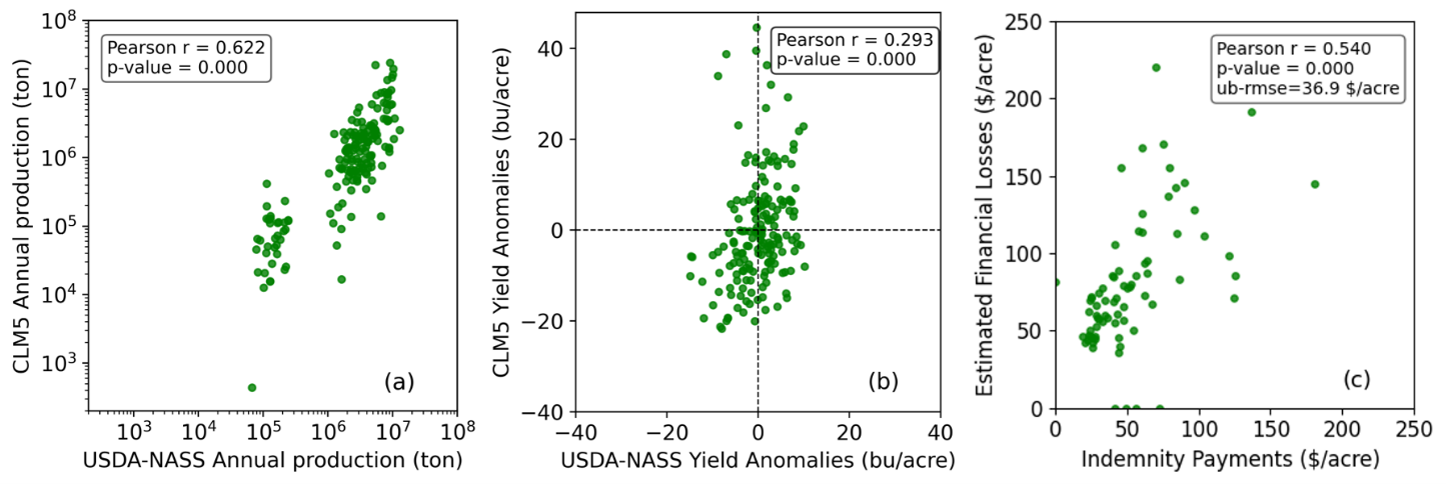

Here is the Python script that generated this plot:
################################################# plot (a)
import numpy as np
import matplotlib.pyplot as plt
from scipy.stats import pearsonr
import matplotlib.ticker as ticker
import pandas as pd

path = 'filepath/'
df_usda = pd.read_csv(f'{path}state_wheat_usda_1981-2015.csv')
df_usda['Value'] = pd.to_numeric(df_usda['Value'].str.replace(',', ''), errors='coerce')


area_target_items = [
'WHEAT - ACRES HARVESTED'
]
df_usda_area = df_usda[df_usda['Data Item'].isin(area_target_items)]
usda_harvested_area = df_usda_area[['State', 'Year', 'Value']].rename(columns={'Value': 'Harvest_Area(acre)'})

production_target_items = [
'WHEAT - PRODUCTION, MEASURED IN BU'
]


df_usda_production = df_usda[df_usda['Data Item'].isin(production_target_items)]
usda_production = df_usda_production[['State', 'Year', 'Value']].rename(columns={'Value': 'Production(BU)'})
usda_merged = pd.merge(usda_harvested_area ,usda_production , on = ['State','Year'])

usda_merged['Yield_bu_per_acre'] = usda_merged['Production(BU)'] / usda_merged['Harvest_Area(acre)']



df_clm = pd.read_csv('/filepath/wheat_1981-2015.csv')
state_list = list(np.unique(df_usda['State']))


df_clm_filtered = df_clm[df_clm['State_Name'].isin(state_list)]


df_clm_filtered['Yield_bu_per_acre'] = df_clm_filtered['Production(BU)'] / (df_clm_filtered['Harvest_Area(km^2)']*247.105)

df_clm_clear = df_clm_filtered[['State_Name', 'Year', 'Yield_bu_per_acre','Production(BU)','Harvest_Area(km^2)']]

comparison = pd.merge(
    usda_merged,
    df_clm_clear,
    left_on=['State', 'Year'],
    right_on=['State_Name', 'Year'],
    suffixes=('_usda', '_clm')
)

states = ["NORTH DAKOTA", "MONTANA",  "SOUTH DAKOTA", "WYOMING", "NEBRASKA"]
comparison = comparison[comparison['State_Name'].isin(states)]

fig, ax = plt.subplots(1, 1, figsize=(4, 4))
plt.scatter(comparison['Production(BU)_usda']/36.7437,comparison['Production(BU)_clm']/36.7437,color='green',s=15, alpha=0.8)
correlation_coefficient, p_value = pearsonr(comparison['Production(BU)_usda'],comparison['Production(BU)_clm'])
print ('correlation_coefficient, p_value',correlation_coefficient, p_value)


comparison_selected = comparison[comparison['State_Name'].isin(states)]

correlation_coefficient_selected, p_value_selected = pearsonr(comparison_selected['Production(BU)_usda'],comparison_selected['Production(BU)_clm'])
print ('correlation_coefficient_selected, p_value_selected',correlation_coefficient_selected, p_value_selected)

# Format the annotation text
corr_text = f"Pearson r = {correlation_coefficient:.3f}\np-value = {p_value:.3f}"
plt.text(
    0.05, 0.95, corr_text,
    transform=plt.gca().transAxes,
    verticalalignment='top',
    fontsize=10,
    bbox=dict(boxstyle="round", facecolor="white", alpha=0.6)
)

plt.text(
    0.8, 0.1, '(a)',
    transform=plt.gca().transAxes,
    verticalalignment='top',
    fontsize=13,
    # bbox=dict(boxstyle="round", facecolor="white", alpha=0.6)
)

plt.ylim(200,1e8)
plt.xlim(200,1e8)
plt.xscale('log')
plt.yscale('log')

# Set same major and minor tick locators
ax = plt.gca()
ax.xaxis.set_minor_locator(ticker.LogLocator(base=10.0, subs='auto', numticks=10))
ax.yaxis.set_minor_locator(ticker.LogLocator(base=10.0, subs='auto', numticks=10))

ax.xaxis.set_major_locator(ticker.LogLocator(base=10.0, numticks=10))
ax.yaxis.set_major_locator(ticker.LogLocator(base=10.0, numticks=10))

ax.xaxis.set_minor_formatter(ticker.NullFormatter())
ax.yaxis.set_minor_formatter(ticker.NullFormatter())


plt.xlabel('USDA-NASS Annual production (ton)',fontsize=12)
plt.ylabel('CLM5 Annual production (ton)',fontsize=12)
plt.tick_params(axis='both', labelsize=12) 
plt.tight_layout()
plt.savefig('/filepath/USDA_vs_CLM_wheat_state-year_NGP.png', dpi=500, bbox_inches='tight')

################################################# plot (b)

import numpy as np
import matplotlib.pyplot as plt
from scipy.stats import linregress, pearsonr
import pandas as pd

path = 'filepath/'
df_usda = pd.read_csv(f'{path}state_wheat_usda_1981-2015.csv')
df_usda['Value'] = pd.to_numeric(df_usda['Value'].str.replace(',', ''), errors='coerce')

# Harvested Area
area_target_items = ['WHEAT - ACRES HARVESTED']
df_usda_area = df_usda[df_usda['Data Item'].isin(area_target_items)]
usda_harvested_area = df_usda_area[['State', 'Year', 'Value']].rename(columns={'Value': 'Harvest_Area(acre)'})

# Production
production_target_items = ['WHEAT - PRODUCTION, MEASURED IN BU']
df_usda_production = df_usda[df_usda['Data Item'].isin(production_target_items)]
usda_production = df_usda_production[['State', 'Year', 'Value']].rename(columns={'Value': 'Production(BU)'})

usda_merged = pd.merge(usda_harvested_area ,usda_production , on = ['State','Year'])
usda_merged['Yield_bu_per_acre'] = usda_merged['Production(BU)'] / usda_merged['Harvest_Area(acre)']


df_clm = pd.read_csv('/filepath/wheat_1981-2015.csv')
state_list = list(np.unique(usda_merged['State']))

df_clm_filtered = df_clm[df_clm['State_Name'].isin(state_list)].copy()
df_clm_filtered['Yield_bu_per_acre'] = df_clm_filtered['Production(BU)'] / (df_clm_filtered['Harvest_Area(km^2)']*247.105)
df_clm_clear = df_clm_filtered[['State_Name', 'Year', 'Yield_bu_per_acre','Production(BU)','Harvest_Area(km^2)']]


comparison = pd.merge(
    usda_merged,
    df_clm_clear,
    left_on=['State', 'Year'],
    right_on=['State_Name', 'Year'],
    suffixes=('_usda', '_clm')
)

def calculate_anomalies(group):
    # Skip if not enough data points to calculate a trend
    if len(group) > 2:
        # 1. Detrend USDA Yield using linear regression
        base_year = group['Year'].min()
        slope_usda, _, _, _, _ = linregress(group['Year'], group['Yield_bu_per_acre_usda'])
        group['USDA_Detrended_Yield'] = group['Yield_bu_per_acre_usda'] - (slope_usda * (group['Year'] - base_year))
        mean_detrended_usda = group['USDA_Detrended_Yield'].mean()
        group['USDA_Yield_Anomaly'] = group['USDA_Detrended_Yield'] - mean_detrended_usda
                
        # 2. Detrend CLM5 Yield using linear regression
        slope_clm, _, _, _, _ = linregress(group['Year'], group['Yield_bu_per_acre_clm'])
        group['CLM5_Detrended_Yield'] = group['Yield_bu_per_acre_clm'] - (slope_clm * (group['Year'] - base_year))
        mean_detrended_clm = group['CLM5_Detrended_Yield'].mean()
        group['CLM5_Yield_Anomaly'] = group['CLM5_Detrended_Yield'] - mean_detrended_clm
    else:
        group['USDA_Detrended_Yield'] = np.nan
        group['USDA_Yield_Anomaly'] = np.nan
        group['CLM5_Detrended_Yield'] = np.nan
        group['CLM5_Yield_Anomaly'] = np.nan
    return group

# Apply the anomaly calculation state by state
comparison = comparison.groupby('State_Name').apply(calculate_anomalies).reset_index(drop=True)
comparison = comparison.dropna(subset=['USDA_Yield_Anomaly', 'CLM5_Yield_Anomaly'])


# =====================================================================
def state_correlation(group):
    if len(group) > 2:
        r, p = pearsonr(group['USDA_Yield_Anomaly'], group['CLM5_Yield_Anomaly'])
        return pd.Series({'Pearson_r': r, 'p_value': p, 'Years_of_Data': len(group)})
    else:
        return pd.Series({'Pearson_r': np.nan, 'p_value': np.nan, 'Years_of_Data': len(group)})

state_corr_df = comparison.groupby('State_Name').apply(state_correlation).reset_index()
state_corr_df = state_corr_df.sort_values(by='Pearson_r', ascending=False)

print("\n--- Pearson Correlation by State for Wheat (Detrended) ---")
print(state_corr_df.to_string(index=False))
print("----------------------------------------------------------\n")
# =====================================================================


fig, ax = plt.subplots(1, 1, figsize=(4, 4))

states = ["NORTH DAKOTA", "MONTANA",  "SOUTH DAKOTA", "WYOMING", "NEBRASKA"]

comparison_major = comparison[comparison['State_Name'].isin(states)]
comparison_other = comparison[~comparison['State_Name'].isin(states)]

# Calculate Correlations
corr_major, p_major = pearsonr(comparison_major['USDA_Yield_Anomaly'], comparison_major['CLM5_Yield_Anomaly'])


plt.scatter(comparison_major['USDA_Yield_Anomaly'], comparison_major['CLM5_Yield_Anomaly'], 
            color='green', s=15, alpha=0.8, label='Major Wheat States')

plt.axhline(0, color='black', linestyle='--', linewidth=0.8)
plt.axvline(0, color='black', linestyle='--', linewidth=0.8)

corr_text = f"Pearson r = {corr_major:.3f}\np-value = {p_major:.3f}"
plt.text(
    0.55, 0.95, corr_text,
    transform=plt.gca().transAxes,
    verticalalignment='top',
    fontsize=10,
    bbox=dict(boxstyle="round", facecolor="white", alpha=0.8)
)

plt.text(
    0.8, 0.1, '(b)',
    transform=plt.gca().transAxes,
    verticalalignment='top',
    fontsize=13,
)

ticks = np.arange(-40, 60, 20)

ax.set_xticks(ticks)
ax.set_yticks(ticks)

plt.xlabel('USDA-NASS Yield Anomalies (bu/acre)', fontsize=12)
plt.ylabel('CLM5 Yield Anomalies (bu/acre)', fontsize=12)
plt.tick_params(axis='both', labelsize=12) 
plt.tight_layout()
plt.savefig('/filepath/USDA_vs_CLM_wheat_yield_anomaly_both_detrended_NGP.png', dpi=500, bbox_inches='tight')
plt.show()

################################################# plot (c)

import pandas as pd
import numpy as np 
import matplotlib.pyplot as plt
from scipy.stats import spearmanr
from scipy.stats import pearsonr
from scipy.stats import pearsonr

# Calculate ubRMSE (Unbiased RMSE) for each crop
def calculate_ubrmse(predictions, observations):
    x_mean = np.mean(predictions)
    y_mean = np.mean(observations)
    ub_rmse = np.sqrt(np.mean((predictions - x_mean - (observations - y_mean))**2))
    return ub_rmse

price = 'projected_price'
path = '/filepath/'

df1_wheat = pd.read_csv(path +'wheat_insurance_drought.csv')
df2_wheat = pd.read_csv(path + 'wheat_production_loss_hist_cl100.csv')
df3_wheat = pd.read_csv(path +'wheat_price.csv')

df1_wheat['State'] = df1_wheat['State'].str.upper()  # Convert to uppercase to match df2
df1_wheat['payment_per_acreage'] = df1_wheat['Payment Indemnity']/df1_wheat['Payment Acreage']
df2_wheat = df2_wheat.merge(df3_wheat[['Year', price]], on='Year', how='left')
conversion_factor_wheat = 36.743  # wheat 1 ton = 36.743 bushels
df2_wheat['economy_loss'] = df2_wheat['Production_Loss(ton)'] * conversion_factor_wheat * df2_wheat[price]
df2_wheat['loss_per_acreage'] = df2_wheat['economy_loss']/(df2_wheat['Area_Loss(km^2)']*247.105)

df1_wheat = df1_wheat[(df1_wheat['Year'] >= 2001) & (df1_wheat['Year'] <= 2015)]
df2_wheat = df2_wheat[(df2_wheat['Year'] >= 2001) & (df2_wheat['Year'] <= 2015)]
df2_wheat = df2_wheat.rename(columns={'State_Name': 'State'})
df_merged_wheat = pd.merge(df1_wheat[['Year', 'State', 'payment_per_acreage']], df2_wheat[['Year', 'State', 'loss_per_acreage']], on=['Year', 'State'], how='inner')


states = ["NORTH DAKOTA", "MONTANA",  "SOUTH DAKOTA", "WYOMING", "NEBRASKA"]
states_to_keep_wheat = [state.upper() for state in states]
df_merged_filtered_wheat = df_merged_wheat[df_merged_wheat['State'].isin(states_to_keep_wheat)]
df_merged_filtered_wheat = df_merged_filtered_wheat.fillna(0)
df_clean_wheat = df_merged_filtered_wheat.dropna(subset=['loss_per_acreage', 'payment_per_acreage'])
spearman_corr_wheat, p_value_wheat = spearmanr(df_clean_wheat['loss_per_acreage'], df_clean_wheat['payment_per_acreage'])
print(f"Spearman Correlation_wheat: {spearman_corr_wheat:.4f}")
print(f"P-value_wheat: {p_value_wheat:.4f}")

# Plot scatter plot for Wheat
fig, ax = plt.subplots(1, 1, figsize=(4, 4))
plt.scatter(df_merged_filtered_wheat['payment_per_acreage'], df_merged_filtered_wheat['loss_per_acreage'], color='green', label='Wheat',s=15, alpha=0.8)
plt.xlim(0, 250)
plt.ylim(0, 250)
plt.xlabel('Indemnity Payments ($/acre) ',fontsize=12)
plt.ylabel('Estimated Financial Losses ($/acre)',fontsize=12)
plt.tick_params(axis='both', labelsize=12) 

pearson_corr_wheat, p_value_wheat = pearsonr(df_clean_wheat['loss_per_acreage'], df_clean_wheat['payment_per_acreage'])
print(f"Pearson Correlation for Wheat: {pearson_corr_wheat:.4f}")
print(f"P-value for Pearson Correlation: {p_value_wheat:.4f}")

ub_rmse_wheat = calculate_ubrmse(df_clean_wheat['loss_per_acreage'], df_clean_wheat['payment_per_acreage'])
print(f"ubRMSE for Wheat: {ub_rmse_wheat:.4f}")


# Format the annotation text
corr_text = f"Pearson r = {pearson_corr_wheat:.3f}\np-value = {p_value_wheat:.3f}\nub-rmse={ub_rmse_wheat:.1f} $/acre"
plt.text(
    0.45, 0.95, corr_text,
    transform=plt.gca().transAxes,
    verticalalignment='top',
    fontsize=10,
    bbox=dict(boxstyle="round", facecolor="white", alpha=0.6)
)

plt.text(
    0.8, 0.1, '(c)',
    transform=plt.gca().transAxes,
    verticalalignment='top',
    fontsize=13,
)

plt.xticks(np.arange(0, 251, 50))  
plt.yticks(np.arange(0, 251, 50))  
plt.tight_layout()

save_path = '/filepath/CLM_vs_AgRiskViewer_scatter_wheat_NGP.png'  
plt.savefig(save_path, format='png',bbox_inches='tight')
